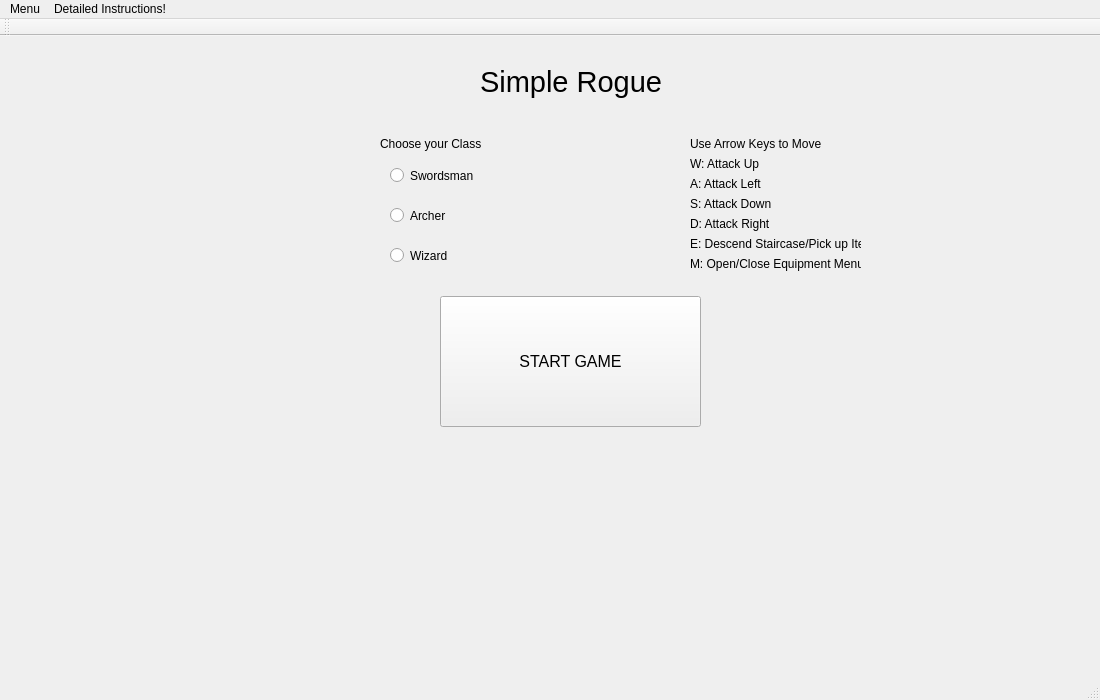
<?xml version="1.0" encoding="UTF-8"?>
<ui version="4.0">
 <class>MainWindow</class>
 <widget class="QMainWindow" name="MainWindow">
  <property name="geometry">
   <rect>
    <x>0</x>
    <y>0</y>
    <width>1100</width>
    <height>700</height>
   </rect>
  </property>
  <property name="windowTitle">
   <string>Simple Rogue</string>
  </property>
  <widget class="QWidget" name="centralWidget">
   <widget class="QRadioButton" name="radioButton">
    <property name="geometry">
     <rect>
      <x>390</x>
      <y>130</y>
      <width>84</width>
      <height>19</height>
     </rect>
    </property>
    <property name="text">
     <string>Swordsman</string>
    </property>
   </widget>
   <widget class="QRadioButton" name="radioButton_2">
    <property name="geometry">
     <rect>
      <x>390</x>
      <y>170</y>
      <width>84</width>
      <height>19</height>
     </rect>
    </property>
    <property name="text">
     <string>Archer</string>
    </property>
   </widget>
   <widget class="QRadioButton" name="radioButton_3">
    <property name="geometry">
     <rect>
      <x>390</x>
      <y>210</y>
      <width>84</width>
      <height>19</height>
     </rect>
    </property>
    <property name="text">
     <string>Wizard</string>
    </property>
   </widget>
   <widget class="QLabel" name="label">
    <property name="geometry">
     <rect>
      <x>380</x>
      <y>100</y>
      <width>101</width>
      <height>16</height>
     </rect>
    </property>
    <property name="text">
     <string>Choose your Class:</string>
    </property>
   </widget>
   <widget class="QLabel" name="label_2">
    <property name="geometry">
     <rect>
      <x>480</x>
      <y>20</y>
      <width>181</width>
      <height>51</height>
     </rect>
    </property>
    <property name="font">
     <font>
      <pointsize>22</pointsize>
     </font>
    </property>
    <property name="text">
     <string>Simple Rogue</string>
    </property>
   </widget>
   <widget class="QPushButton" name="pushButton">
    <property name="geometry">
     <rect>
      <x>440</x>
      <y>260</y>
      <width>261</width>
      <height>131</height>
     </rect>
    </property>
    <property name="font">
     <font>
      <pointsize>12</pointsize>
     </font>
    </property>
    <property name="text">
     <string>START GAME</string>
    </property>
   </widget>
   <widget class="QLabel" name="label_3">
    <property name="geometry">
     <rect>
      <x>690</x>
      <y>100</y>
      <width>161</width>
      <height>16</height>
     </rect>
    </property>
    <property name="text">
     <string>Use Arrow Keys to Move</string>
    </property>
   </widget>
   <widget class="QLabel" name="label_4">
    <property name="geometry">
     <rect>
      <x>690</x>
      <y>120</y>
      <width>91</width>
      <height>16</height>
     </rect>
    </property>
    <property name="text">
     <string>W: Attack Up</string>
    </property>
   </widget>
   <widget class="QLabel" name="label_5">
    <property name="geometry">
     <rect>
      <x>690</x>
      <y>140</y>
      <width>91</width>
      <height>16</height>
     </rect>
    </property>
    <property name="text">
     <string>A: Attack Left</string>
    </property>
   </widget>
   <widget class="QLabel" name="label_6">
    <property name="geometry">
     <rect>
      <x>690</x>
      <y>160</y>
      <width>91</width>
      <height>16</height>
     </rect>
    </property>
    <property name="text">
     <string>S: Attack Down</string>
    </property>
   </widget>
   <widget class="QLabel" name="label_7">
    <property name="geometry">
     <rect>
      <x>690</x>
      <y>180</y>
      <width>81</width>
      <height>16</height>
     </rect>
    </property>
    <property name="text">
     <string>D: Attack Right</string>
    </property>
   </widget>
   <widget class="QLabel" name="label_8">
    <property name="geometry">
     <rect>
      <x>690</x>
      <y>200</y>
      <width>171</width>
      <height>16</height>
     </rect>
    </property>
    <property name="text">
     <string>E: Descend Staircase/Pick up Items</string>
    </property>
   </widget>
   <widget class="QLabel" name="label_9">
    <property name="geometry">
     <rect>
      <x>690</x>
      <y>220</y>
      <width>171</width>
      <height>16</height>
     </rect>
    </property>
    <property name="text">
     <string>M: Open/Close Equipment Menu</string>
    </property>
   </widget>
  </widget>
  <widget class="QMenuBar" name="menuBar">
   <property name="geometry">
    <rect>
     <x>0</x>
     <y>0</y>
     <width>1100</width>
     <height>20</height>
    </rect>
   </property>
   <widget class="QMenu" name="menuRogue">
    <property name="title">
     <string>Menu</string>
    </property>
    <addaction name="separator"/>
    <addaction name="actionAbout"/>
    <addaction name="actionQuit"/>
   </widget>
   <widget class="QMenu" name="menuInstructions">
    <property name="title">
     <string>Detailed Instructions!</string>
    </property>
    <addaction name="actionInstructions"/>
   </widget>
   <addaction name="menuRogue"/>
   <addaction name="menuInstructions"/>
  </widget>
  <widget class="QToolBar" name="mainToolBar">
   <attribute name="toolBarArea">
    <enum>TopToolBarArea</enum>
   </attribute>
   <attribute name="toolBarBreak">
    <bool>false</bool>
   </attribute>
  </widget>
  <widget class="QStatusBar" name="statusBar"/>
  <action name="actionQuit">
   <property name="text">
    <string>Quit</string>
   </property>
  </action>
  <action name="actionInstructions">
   <property name="text">
    <string>Instructions</string>
   </property>
  </action>
  <action name="actionAbout">
   <property name="text">
    <string>About</string>
   </property>
  </action>
 </widget>
 <layoutdefault spacing="6" margin="11"/>
 <resources/>
 <connections/>
 <slots>
  <signal>select_swordsman()</signal>
 </slots>
</ui>
